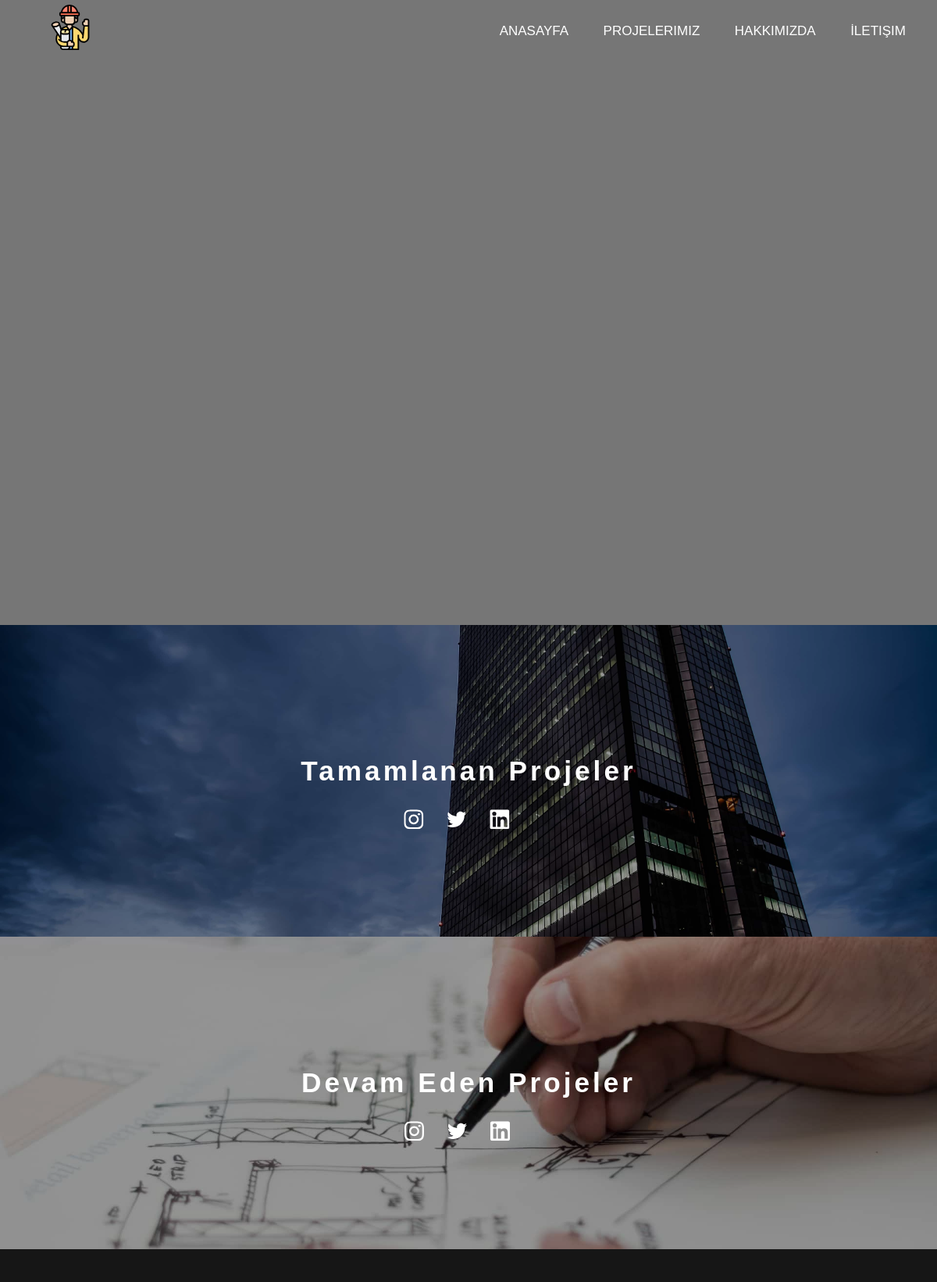
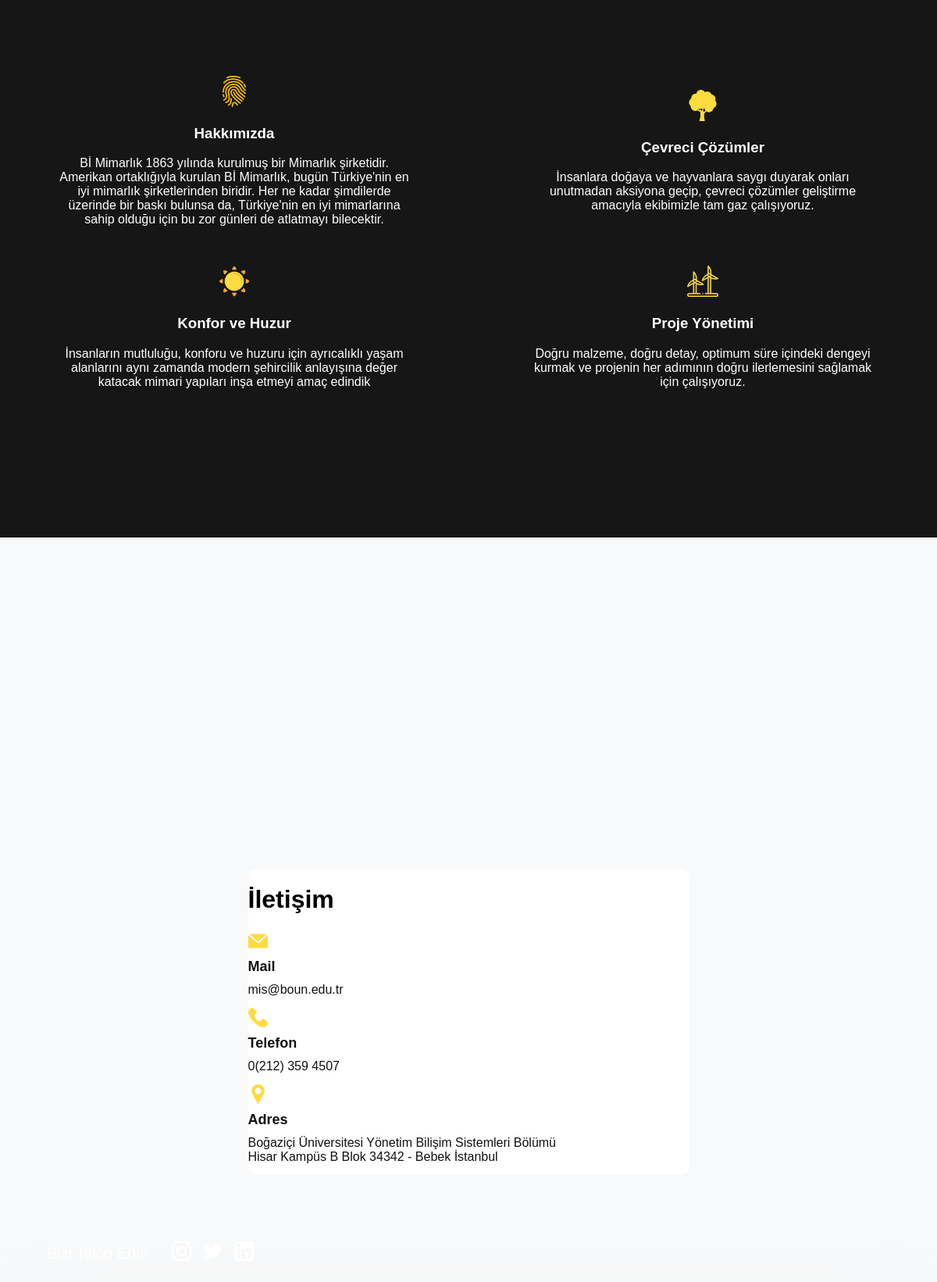
The page / (upper part) on the database its author committed (2 pictures, top to bottom).
### home/models.py (models this page shows, shortened)
class About(models.Model):
  STATUS = (
    ('True', 'Evet'),
    ('False', 'Hayır'),
  ) # açılan combobox tan gelecek. status combobox tan beslenecek
  icon = models.ImageField(blank=True, upload_to='uploads/')
  svg = models.TextField(blank=True, verbose_name='SVG')
  title = models.CharField(max_length=100, verbose_name='title')
  description = models.TextField(verbose_name='description')
  status = models.CharField(max_length=10, choices = STATUS)
  create_at = models.DateTimeField(auto_now_add = True)
  update_at = models.DateTimeField(auto_now = True)

class Settings(models.Model):
  logo = models.ImageField(blank=True, upload_to='images/')
  companyName = models.CharField(blank=True,max_length=100,verbose_name='Company Name')
  slogan = models.CharField(blank=True,max_length=100,verbose_name='Slogan')
  instagram = models.CharField(blank=True,max_length=255,verbose_name='Instagram')
  twitter = models.CharField(blank=True,max_length=255, verbose_name='Twitter')
  linkedin = models.CharField(blank=True,max_length=255, verbose_name='Linkedin')
  email = models.CharField(blank=True,max_length=150, verbose_name='Email')
  address = models.CharField(blank=True,max_length=150, verbose_name='Address')
  phone = models.CharField(blank=True,max_length=15, verbose_name='Phone')
  phone2 = models.CharField(blank=True,max_length=15, verbose_name='Phone 2')
  maps = models.CharField(blank=True,max_length=15, verbose_name='Map')

### home/views.py (the view)
# urls.py: path('', views.index, name="index"),
def index(request):
  settings = Settings.objects.get(pk = 1)
  about = About.objects.all().filter(status = True)
  context = {'setting': settings, 'about': about}
  return render(request, 'index.html', context)

### templates/index.html
{% extends 'homebase.html'%}
{% block head %}
  {%include 'head.html' %}
{% endblock %}
{% block hero-section %}
  {%include 'hero-section.html' %}
{% endblock %}
{% block projects %}
  {%include 'projects.html' %}
{% endblock %}
{% block about %}
  {%include 'about.html' %}
{% endblock %}
{% block contact %}
  {%include 'contact.html' %}
{% endblock %}

### templates/about.html (shortened to what this page needs)
{% load static %}
<section class="About">
  {% for abt in about %}
  <div class="aboutBox">
    <div class="icon">
      <img src="{{ abt.icon.url }}" alt="">
    </div>
    <div class="about-info">
      <h3>{{ abt.title }}</h3>
      <p>{{ abt.description }}</p>
    </div>
  </div>
  {% endfor %}
</section>

### templates/contact.html (shortened to what this page needs)
{% load static %}
<section class="Contact">
  <div class="map">
    <iframe src="https://www.google.com/maps/embed?pb=!1m14!1m8!1m3!1d12029.114761435485!2d29.0510399!3d41.0847571!3m2!1i1024!2i768!4f13.1!3m3!1m2!1s0x0%3A0xbd6495985c46cd0e!2zQm_En2F6acOnaSDDnG5pdmVyc2l0ZXNp!5e0!3m2!1str!2str!4v1610459652216!5m2!1str!2str" frameborder="0" style="border:0;" allowfullscreen="" aria-hidden="false" tabindex="0"></iframe>
  </div>
  <div class="ContactUs">
    <div class="contact-info">
      <h1>İletişim</h1>
      <ul>
        <li>
          <img src="{% static 'media/icons/email.svg' %}" alt="">
          <a href="mailto:{{setting.email}}">
            Mail
            <p>{{setting.email}}</p>
          </a>
        </li>
        <li>
          <img src="{% static 'media/icons/phone.svg' %}" alt="">
          <a href="tel:{{setting.phone}}">
            Telefon
            <p>{{setting.phone}}</p>
          </a>
        </li>
        <li>
          <img src="{% static 'media/icons/pin.svg' %}" alt="">
          <a href="https://goo.gl/maps/MjLsHvE8MpXQJzmx5" target="_blank">
            Adres
            <p>{{setting.address}}</p>
          </a>
        </li>
      </ul>
    </div>
  </div>
</section>

### static/css/base.css (style rules this page uses)
*, *:before, *:after { -webkit-tap-highlight-color: rgba(0,0,0,0);-webkit-font-smoothing: antialiased;text-rendering: optimizeLegibility;-moz-osx-font-smoothing: grayscale;font-feature-settings: 'liga';-webkit-box-sizing: border-box;-moz-box-sizing: border-box;box-sizing: border-box;-webkit-appearance: none;-moz-appearance: none;appearance: none;-webkit-box-shadow: none;-moz-box-shadow: none;box-shadow: none;outline: 0;background: transparent;border: 0;border-style: solid }
p { margin-top: 0;margin-bottom: 0 }
ul { list-style: none;padding-left: 0;margin-top: 0;margin-bottom: 0 }
a { text-decoration: none }

### static/css/style.css (style rules this page uses)
* { margin: 0; padding: 0; box-sizing: border-box; }
html,body { scroll-behavior: smooth; width: 100%; height: 100%; margin: 0; }
body { font-family: 'Open Sans' sans-serif; }
section { width: 100%; }
.About { display: flex; align-items: center; flex-wrap: wrap; justify-content: center; background: #161616; padding: 140px 0; }
.About .aboutBox { display: flex; justify-content: center; flex-direction: column; align-items: center; width: 50%; margin-bottom: 50px; }
.About .aboutBox .icon img { justify-content: center; width: 40px; height: 40px; }
.About .aboutBox .about-info { width: 75%; color: #fff; text-align: center; }
.Contact { background: #f8f9fa; padding-bottom: 140px; }
.Contact .map iframe { width: 100%; height: 50vh; }
.Contact .ContactUs { padding-top: 20px; display: flex; flex-wrap: wrap; justify-content: space-around; padding-left: 35px; padding-right: 35px; }
.Contact .ContactUs .contact-info { background: #fff; border-radius: 12px; }
.Contact .ContactUs .contact-info li { display: flex; flex-direction: column; margin-bottom: 14px; }
.Contact .ContactUs .contact-info li img { width: 25px; height: 25px; margin-right: 10px; margin-bottom: 10px; }
.Contact .ContactUs .contact-info a { font-size: 18px; font-weight: bold; color: #111; }
.Contact .ContactUs .contact-info p { margin-top: 10px; font-size: 16px; font-weight: normal; }
@media (min-width: 800px) { .Contact .ContactUs .contact-info { width: 50%; } }
@media (min-width: 800px) { .Contact .ContactUs .contact-info p { width: 75%; } }

### rows shown on the page
About: icon (picture), title "Hakkımızda", description "Bİ Mimarlık 1863 yılında kurulmuş bir Mimarlık şirketidir. Amerikan ortaklığıyla kurulan Bİ Mimarlık, bugün Türkiye'nin en iyi mimarlık şirketlerinden biridir. Her ne kadar şimdilerde üzerinde bir baskı bulunsa da, Türkiye'nin en iyi mimarlarına sahip olduğu için bu zor günleri de atlatmayı bilecektir."
About: icon (picture), title "Çevreci Çözümler", description "İnsanlara doğaya ve hayvanlara saygı duyarak onları unutmadan aksiyona geçip, çevreci çözümler geliştirme amacıyla ekibimizle tam gaz çalışıyoruz."
About: icon (picture), title "Konfor ve Huzur", description "İnsanların mutluluğu, konforu ve huzuru için ayrıcalıklı yaşam alanlarını aynı zamanda modern şehircilik anlayışına değer katacak mimari yapıları inşa etmeyi amaç edindik"
About: icon (picture), title "Proje Yönetimi", description "Doğru malzeme, doğru detay, optimum süre içindeki dengeyi kurmak ve projenin her adımının doğru ilerlemesini sağlamak için çalışıyoruz."
Settings: email "mis@boun.edu.tr", phone "0(212) 359 4507", address "Boğaziçi Üniversitesi Yönetim Bilişim Sistemleri Bölümü Hisar Kampüs B Blok 34342 - Bebek İstanbul"
